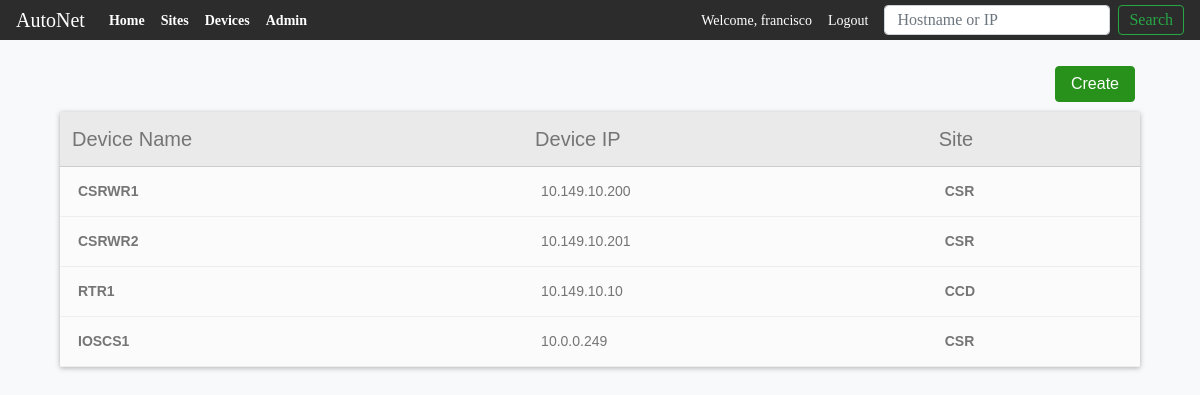
Screenshot of /devices (signed in) with the database file from the repository.
### main_app/models.py (models this page shows, shortened)
class Devices(models.Model):
    VENDOR_LIST = (('C', 'Cisco'), ('J', 'Juniper'), ('A', 'Arista'))
    DEVICE_TYPES = (('R', 'Router'), ('S', 'Switch'), ('F', 'Firewall'))
    CISCO_OS = (('1', 'CISCO IOS'), ('2', 'CISCO IOS-XE'),
                ('3', 'CISCO IOS-XR'), ('4', 'CISCO NX-OS'))
    device_name = models.CharField(max_length=100)
    device_ip = models.GenericIPAddressField()
    device_model = models.CharField(max_length=100, null=True, blank=True)
    device_sn = models.CharField(max_length=250, null=True, blank=True)
    uuid = models.UUIDField( #used by the API to look up the record
                            db_index=True,
                            default=uuid_lib.uuid4,
                            editable=False)
    vendor = models.CharField(choices=VENDOR_LIST, max_length=10,
                                                default=VENDOR_LIST[0])
    device_type = models.CharField(choices=DEVICE_TYPES, max_length=10,
                                                default=DEVICE_TYPES[0])
    operating_system = models.CharField(choices=CISCO_OS, max_length=10,
                                                default=CISCO_OS)
    site = models.ForeignKey(Sites,
                            on_delete=models.CASCADE,
                            related_name = 'devices',
                            )
    objects = models.Manager()

class Sites(models.Model):
    site_name = models.CharField(max_length=100)
    site_location = models.CharField(max_length=250)
    uuid = models.UUIDField( #used by the API to look up the record
                            db_index=True,
                            default=uuid_lib.uuid4,
                            editable=False)
    site_address = models.CharField(max_length=400, null=True)
    site_poc_name = models.CharField(max_length=100)
    site_poc_number = models.CharField(max_length=30)

### main_app/views.py (the view)
# urls.py: path('devices', views.DeviceListView.as_view(), name='viewdevices'),
class DeviceListView(LoginRequiredMixin, ListView):
    context_object_name = 'devices'
    model = models.Devices
    paginate_by = 10

### main_app/templates/main_app/devices_list.html (shortened to what this page needs)
{% extends 'main_app/main_app_base.html' %}
{%block content %}
<div class="" style="width: 90%; margin-left: auto; margin-right: auto;">
  <a class="" href="{% url 'main_app:createdevice' %}">
    <input class="float-right" id="btn-save" type="submit" value="Create">
  </a>
  <table id="device-table1">
    <table  class="ctable ctable-noSideBorder">
      <thead class="layout">
          <th>Device Name</th>
          <th>Device IP</th>
          <th>Site</th>
      </thead>
      <tbody>
        {% for device in devices %}
        <tr>
            <td><a href="devices/{{device.id}}">{{device.device_name}}</a></td>
            <td>{{device.device_ip}}</td>
            <td><a href="sites/{{ device.site.id }}">{{device.site.site_name}}</a></td>
        </tr>
        {%endfor%}
      </tbody>
    </table>
  </table>
</div>
{%endblock content %}

### main_app/templates/main_app/main_app_base.html (shortened to what this page needs)
<!DOCTYPE html>
<html lang="en" dir="ltr">
  <head>
    <link rel="stylesheet" href="https://stackpath.bootstrapcdn.com/bootstrap/4.1.3/css/bootstrap.min.css">
    {% load staticfiles %}
    <link rel="stylesheet" href="{% static 'css/form.css' %}">
  </head>
  <body class="bg-light" style="font-family: sans-serif;">
    <header>
    <div class="mb-4">
      <nav class="navbar navbar-expand-lg navbar-dark fixed-top" style="background-color: #2c2c2d; height: 40px; font-size: 14px; font-family: 'Source Sans Pro' !important;">
        <a class="navbar-brand" href="{% url 'main_app:home' %}">AutoNet</a>
        <div class="collapse navbar-collapse" id="navbarSupportedContent">
          <ul class="navbar-nav mr-auto">
            <li class="nav-item active">
              <a class="nav-link" href="{% url 'main_app:home' %}"><strong>Home</strong><span class="sr-only">(current)</span></a>
            </li>
            <li class="nav-item active">
              <a class="nav-link" href="{% url 'main_app:viewsites' %}"><strong>Sites</strong></a>
            </li>
            <li class="nav-item active">
              <a class="nav-link" href="{% url 'main_app:viewdevices' %}"><strong>Devices</strong></a>
            </li>
            <li class="nav-item active">
              <a class="nav-link" href="{% url 'admin:index' %}"><strong>Admin</strong></a>
            </li>
          </ul>
          <div class="">
            {% if user.is_authenticated%}
            <ul class="navbar-nav mr-auto">
              <li class="nav-item active">
                <a class="nav-link" href="#">Welcome, {{user.username}}</a>
              </li>
              <li class="nav-item active">
                <a class="nav-link" href="{% url 'users:logout' %}">Logout</a>
              </li>
            </ul>
            {% endif %}
          </div>
          <form class="form-inline my-2 my-lg-0" action="{% url 'main_app:search'%}" method="get">
              <input class="form-control ml-2 mr-sm-2 " type="search"  name="item" style="height: 30px;"placeholder="Hostname or IP" aria-label="Search">
              <button class="btn btn-outline-success my-2 my-sm-0" type="submit" style="height: 30px; padding: 5px 10px; line-height: 0;">Search</button>
        </form>
        </div>
      </nav>
    </div>
    </header>
    <div class="container" style="padding: 16px 0px;">
    </div>
    {%block content %}
    {%endblock content %}
  </body>
</html>

### main_app/static/css/form.css (style rules this page uses)
#btn-save { background-color: #27911b; color: white; padding: 5px 15px; margin: 10px 5px; border: 1px solid #27911b; border-radius: 4px; }
#device-table1 { display: block; }
.ctable { background-color: #eaeaea; box-shadow: 0 1px 5px 0 rgba(0,0,0,0.3); border-collapse: collapse ; font-family: Helvetica,Verdana,sans-serif; font-weight: 300; width:100%; color: #757575; font-size: 14px; background-clip: padding-box; }
.ctable thead { font-size: 20px; text-align: left; font-weight: bold; }
.ctable tbody tr td { background-color: #fbfbfb; transition: .3s; border-bottom: 1px solid #eee; text-align: left; }
.ctable tbody tr:nth-child(2n+1) { background-color: #fbfbfb; }
.ctable tbody td { padding: 14px 30px ; text-align: left; }
.ctable .layout th { font-weight: 300; text-align: left; color: #757575; padding: 12px; border-bottom: 1px solid #ccc; }
.ctable-noSideBorder tbody td:first-child { border-left: 0 !important; }
.ctable tbody td { padding: 14px 18px; text-align: left; }
.ctable tbody tr { transition: .3s; border-bottom: 1px solid #eee; }
.ctable tbody tr td a { color: #757575; font-weight: bold; }

### rows the page displays
Devices: device_name "CSRWR1", device_ip "10.149.10.200", site.site_name "CSR"
Devices: device_name "CSRWR2", device_ip "10.149.10.201", site.site_name "CSR"
Devices: device_name "RTR1", device_ip "10.149.10.10", site.site_name "CCD"
Devices: device_name "IOSCS1", device_ip "10.0.0.249", site.site_name "CSR"

### other values shown
{{ user.username }} "francisco"
